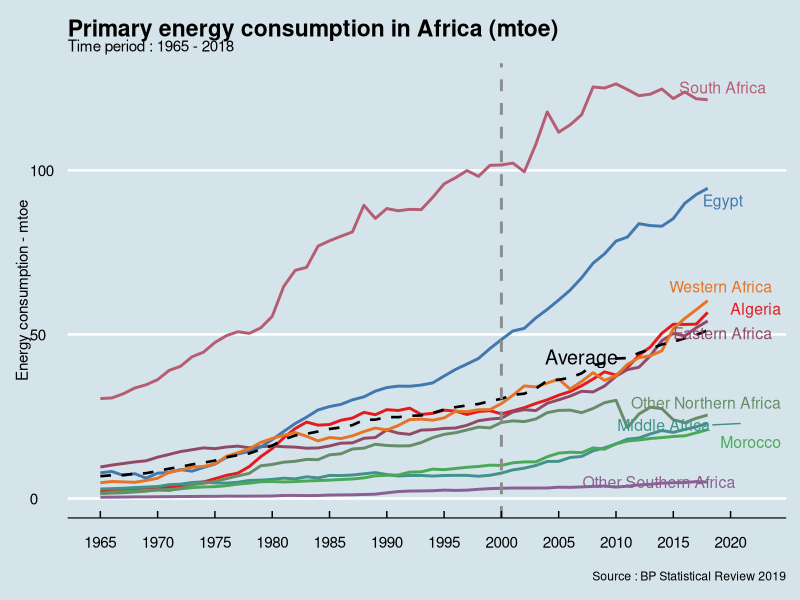
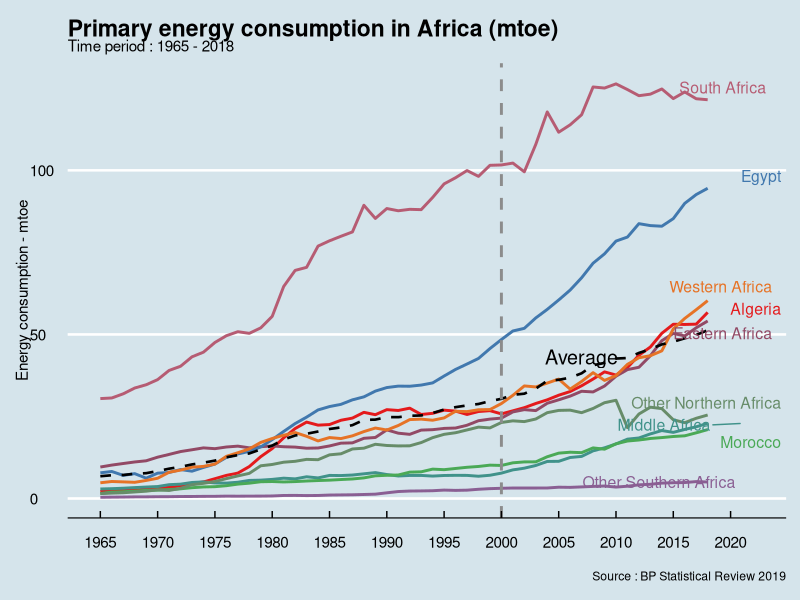

Here is the R script that generated these plots, in order:
library(data.table)
library(ggrepel)
library(RColorBrewer)
library(tidyverse)
library(ggthemes)

primary_energy_cons <- fread("data/primary_energy_cons.csv")

setDT(primary_energy_cons)

label_plot <- primary_energy_cons[region %like% "Africa" & year == 2018][order(-primary_energy_consumption)][]

nb.cols <- 18
mycolors <- colorRampPalette(brewer.pal(9, "Set1"))(nb.cols)

primary_energy_cons[region %like% "Africa"][, average_Africa := mean(primary_energy_consumption), by = year] %>% 
  ggplot() +
  aes(year, primary_energy_consumption, col = country) +
  geom_line(size = 1) +
  geom_line(aes(year, average_Africa), col = "black", size = 0.9, linetype ="dashed") +
  scale_color_manual(values = mycolors) +
  geom_text_repel(label_plot, mapping = aes(x = 2021, y = primary_energy_consumption, 
                                            label = country), size = 4) +
  annotate(geom = "text", x = 2007, y = 50, label = "Average",
           size = 5, vjust = 2) +
  geom_vline(xintercept = 2000, linetype = "dashed", color = "#8c8c8c", size = 1) +
  labs(
    title = "Primary energy consumption in Africa (mtoe)",
    subtitle = "Time period : 1965 - 2018",
    x = "",
    y = "Energy consumption - mtoe",
    caption = "Source : BP Statistical Review 2019"
  ) +
  scale_x_continuous(limits = c(1965, 2022), breaks = seq(1965, 2022, 5)) +
  theme_economist() +
  theme(legend.position = "none")

ggsave("primary_energy_cons.png", path = "figs/", width = 12, height = 8) 
